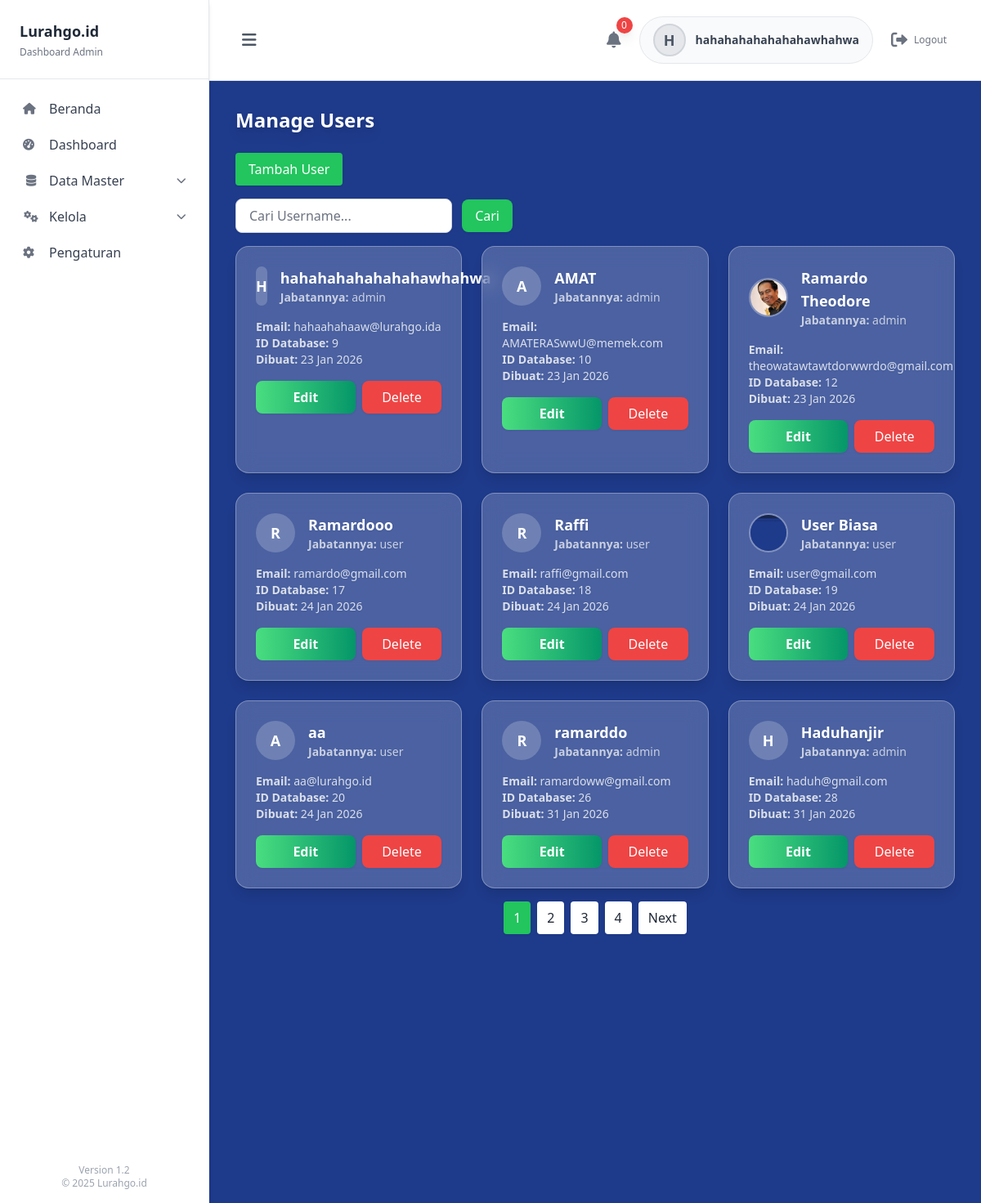
Page /pages/users/manage_users.php (signed in) on the committed database.
### tables this page shows
CREATE TABLE IF NOT EXISTS `users` (
  `id` int NOT NULL AUTO_INCREMENT,
  `username` varchar(50) NOT NULL,
  `email` varchar(100) NOT NULL,
  `password` varchar(255) NOT NULL,
  `role` enum('admin','ketua','user') DEFAULT 'user',
  `status` enum('aktif','tidak aktif') DEFAULT 'aktif',
  `created_at` timestamp NULL DEFAULT CURRENT_TIMESTAMP,
  `profile_photo` varchar(255) DEFAULT NULL,
  PRIMARY KEY (`id`),
  UNIQUE KEY `username` (`username`),
  UNIQUE KEY `email` (`email`)
);

### pages/users/manage_users.php (the view, shortened to what this page needs)
<?php
include '../../config/database.php';
include '../../layouts/admin/header.php';
include '../../layouts/admin/sidebar.php';
if ($_SESSION['role'] == 'admin') {
    $limit = 9;
    $page = isset($_GET['p']) ? (int)$_GET['p'] : 1;
    $offset = ($page - 1) * $limit;
    $search = isset($_GET['search']) ? $_GET['search'] : '';
    $where_clause = $search ? "WHERE username LIKE '%$search%'" : '';
    $total_users = mysqli_fetch_assoc(mysqli_query($conn, "SELECT COUNT(*) as total FROM users $where_clause"))['total'];
    $total_pages = max(1, ceil($total_users / $limit));
    $users = mysqli_query($conn, "SELECT * FROM users $where_clause LIMIT $limit OFFSET $offset");
?>
<div class="ml-64 min-h-screen bg-blue-900">
<div class="p-8">
<h1 class="text-2xl font-bold mb-6 text-white drop-shadow-lg">Manage Users</h1>
    <a href="/PROJECT/tambah_user" class="bg-green-500 text-white px-4 py-2 rounded hover:bg-green-600 mb-4 inline-block drop-shadow-sm">Tambah User</a>
    <form method="GET" class="mb-4">
        <input type="text" name="search" value="<?php echo htmlspecialchars($search); ?>" placeholder="Cari Username..." class="px-4 py-2 bg-white border border-gray-300 rounded-lg text-gray-800 placeholder-gray-500 focus:outline-none focus:ring-2 focus:ring-blue-500 drop-shadow-sm">
        <button type="submit" class="ml-2 px-4 py-2 bg-green-500 text-white rounded-lg hover:bg-green-600 drop-shadow-sm">Cari</button>
    </form>
    <div class="grid grid-cols-1 md:grid-cols-2 lg:grid-cols-3 gap-6">
        <?php while ($user = mysqli_fetch_assoc($users)) { ?>
        <div class="bg-white/20 backdrop-blur-md rounded-2xl shadow-lg p-6 border border-white/30 hover:shadow-2xl hover:bg-white/30 transition-all duration-300">
            <div class="flex items-center mb-4">
                <?php if ($user['profile_photo']): ?>
                    <img src="../../<?php echo $user['profile_photo']; ?>" alt="Profile" class="w-12 h-12 rounded-full object-cover border-2 border-white/30">
                <?php else: ?>
                    <div class="w-12 h-12 rounded-full bg-white/20 flex items-center justify-center text-white font-bold text-lg">
                        <?php echo strtoupper(substr($user['username'], 0, 1)); ?>
                    </div>
                <?php endif; ?>
                <div class="ml-4">
                    <h3 class="text-lg font-semibold text-white drop-shadow-sm"><?php echo $user['username']; ?></h3>
                    <p class="text-sm text-white/70 drop-shadow-sm"><strong>Jabatannya: </strong><?php echo $user['role']; ?></p>
                </div>
            </div>
            <div class="mb-4">
                <p class="text-sm text-white/80 drop-shadow-sm"><strong>Email:</strong> <?php echo $user['email']; ?></p>
                <p class="text-sm text-white/80 drop-shadow-sm"><strong>ID Database:</strong> <?php echo $user['id']; ?></p>
                <p class="text-sm text-white/80 drop-shadow-sm"><strong>Dibuat:</strong> <?php echo isset($user['created_at']) ? date('d M Y', strtotime($user['created_at'])) : 'N/A'; ?></p>
            </div>
            <div class="flex gap-2">
                <a href="/PROJECT/edit_user?id=<?php echo $user['id']; ?>" class="flex-1 py-2 px-3 rounded-lg font-semibold text-white bg-gradient-to-r from-green-400 to-emerald-600 hover:scale-105 transition-all duration-300 drop-shadow-sm text-center">Edit</a>
                <form method="POST" class="flex-1">
                    <button type="submit" name="delete_user" class="w-full bg-red-500 text-white py-2 rounded-lg hover:bg-red-600 transition duration-200 drop-shadow-sm" onclick="return confirm('Apakah anda yakin untuk menghapus?')">Delete</button>
                </form>
            </div>
        </div>
        <?php } ?>
    </div>
    <div class="mt-4 flex justify-center">
        <?php if ($total_pages > 0): ?>
            <div class="flex space-x-2">
                <?php for ($i = 1; $i <= $total_pages; $i++): ?>
                    <a href="/PROJECT/manage_users?p=<?= $i ?>" class="px-3 py-2 <?= $i == $page ? 'bg-green-500 text-white' : 'bg-white text-gray-800' ?> rounded hover:bg-gray-100 drop-shadow-sm"><?= $i ?></a>
                <?php endfor; ?>
                <?php if ($page < $total_pages): ?>
                    <a href="/PROJECT/manage_users?p=<?= $page + 1 ?>" class="px-3 py-2 bg-white text-gray-800 rounded hover:bg-gray-100 drop-shadow-sm">Next</a>
                <?php endif; ?>
            </div>
        <?php endif; ?>
    </div>
</div>
<?php
}
?>

### layouts/admin/header.php (shortened to what this page needs)
<?php
$user_id = $_SESSION['user_id'] ?? null;
$user = null;
if ($user_id) {
    $sql = "SELECT * FROM users WHERE id = ?";
    $stmt = mysqli_prepare($conn, $sql);
    mysqli_stmt_bind_param($stmt, "i", $user_id);
    mysqli_stmt_execute($stmt);
    $result = mysqli_stmt_get_result($stmt);
    $user = mysqli_fetch_assoc($result);
}
?>
<!DOCTYPE html>
<html>
<head>
<script src="https://cdn.tailwindcss.com"></script>
<link rel="stylesheet" href="https://cdnjs.cloudflare.com/ajax/libs/font-awesome/6.0.0-beta3/css/all.min.css">
</head>
<body class="bg-gray-100 min-h-screen flex flex-col">
<header class="bg-white shadow-sm border-b border-gray-200 ml-64 transition-all duration-300" id="mainHeader">
    <div class="flex justify-between items-center px-8 py-5">
        <div class="flex items-center">
            <button onclick="toggleSidebar()" class="text-gray-600 hover:text-gray-900 mr-4 transition-colors duration-200 p-2 rounded-lg hover:bg-gray-100" id="hamburgerBtn">
                <i class="fas fa-bars text-xl"></i>
            </button>
        </div>
        <div class="flex items-center space-x-3">
            <div class="relative">
                <button id="notifBtnAdmin" class="relative p-2.5 text-gray-500 hover:text-gray-900 rounded-full hover:bg-gray-100 transition-all duration-200" onclick="toggleNotificationsAdmin()">
                    <i class="fas fa-bell text-xl relative z-10"></i>
                    <span id="notifBadgeAdmin" class="absolute -top-1 -right-1 bg-red-500 text-white text-xs rounded-full w-5 h-5 flex items-center justify-center text-[10px] shadow-lg min-w-[20px]">0</span>
                </button>
            </div>
            <div class="flex items-center space-x-3 bg-gray-50 rounded-full px-4 py-2 border border-gray-200">
                <?php if ($user && $user['profile_photo']): ?>
                    <img src="../../<?php echo $user['profile_photo']; ?>" alt="Profile" class="w-10 h-10 rounded-full object-cover border-2 border-gray-300">
                <?php else: ?>
                    <div class="w-10 h-10 rounded-full border-2 border-gray-300 bg-gray-200 flex items-center justify-center text-gray-600 font-bold text-lg">
                        <?= strtoupper(substr($_SESSION['username'] ?? 'U', 0, 1)); ?>
                    </div>
                <?php endif; ?>
                <span class="text-sm font-semibold text-gray-700">
                    <?= $_SESSION['username'] ?? 'User'; ?>
                </span>
            </div>
<a href="logout" class="flex items-center space-x-2 text-gray-500 hover:text-gray-900 transition-colors duration-200 p-2.5 rounded-full hover:bg-gray-100">
                <i class="fas fa-sign-out-alt text-xl"></i>
                <span class="text-xs font-medium hidden sm:inline">Logout</span>
            </a>
        </div>
    </div>
</header>

### layouts/admin/sidebar.php (shortened to what this page needs)
<div id="sidebar"
class="min-h-screen fixed top-0 left-0 z-50
bg-white text-gray-800 shadow-md border-r border-gray-200
transition-all duration-300 ease-in-out"
style="width:256px;">
    <div class="p-6 border-b border-gray-200">
        <div class="flex items-center justify-between gap-2">
<div class="text-lg font-semibold">
                <span id="sidebarTitle">Lurahgo.id</span>
            </div>
            <div class="flex gap-1">
                <button onclick="togglePosition()"
                class="text-gray-500 hover:text-gray-800 p-1 rounded-lg hover:bg-gray-100">
                </button>
                <button onclick="toggleSidebar()"
                class="text-gray-500 hover:text-gray-800 p-1 rounded-lg hover:bg-gray-100">
                </button>
            </div>
        </div>
        <div class="text-xs text-gray-500 mt-1" id="sidebarSubtitle">
            Dashboard Admin
        </div>
    </div>
    <ul class="mt-4 space-y-1 px-3" id="sidebarMenu">
        <li>
            <a href="/PROJECT/home"
            class="flex items-center gap-3 px-4 py-2 rounded-lg hover:bg-gray-100 transition">
                <i class="fas fa-home text-sm text-gray-500 w-5"></i>
                <span class="text-gray-700 sidebar-text">Beranda</span>
            </a>
        </li>
        <li>
            <a href="dashboard_admin"
            class="flex items-center gap-3 px-4 py-2 rounded-lg hover:bg-gray-100 transition">
                <i class="fas fa-tachometer-alt text-sm text-gray-500 w-5"></i>
                <span class="text-gray-700 sidebar-text">Dashboard</span>
            </a>
        </li>
        <?php if ($_SESSION['role'] == 'admin') { ?>
        <li>
            <button onclick="toggleMaster()"
            class="w-full flex items-center justify-between px-4 py-2 rounded-lg hover:bg-gray-100 transition">
                <div class="flex items-center gap-3">
                    <i class="fas fa-database text-sm text-gray-500 w-5"></i>
                    <span class="text-gray-700 sidebar-text">Data Master</span>
                </div>
                <i id="arrowMaster" class="fas fa-chevron-down text-xs text-gray-500 transition-transform"></i>
            </button>
        </li>
        <li>
            <button onclick="toggleKelola()"
            class="w-full flex items-center justify-between px-4 py-2 rounded-lg hover:bg-gray-100 transition">
                <div class="flex items-center gap-3">
                    <i class="fas fa-cogs text-sm text-gray-500 w-5"></i>
                    <span class="text-gray-700 sidebar-text">Kelola</span>
                </div>
                <i id="arrowKelola" class="fas fa-chevron-down text-xs text-gray-500 transition-transform"></i>
            </button>
            <li>
            <a href="settings"
            class="flex items-center gap-3 px-4 py-2 rounded-lg hover:bg-gray-100 transition">
                <i class="fas fa-cog text-sm text-gray-500 w-5"></i>
                <span class="text-gray-700 sidebar-text">Pengaturan</span>
            </a>
        </li>
        </li>
        <?php } ?>
    </ul>
    <div id="sidebarFooter"
    class="absolute bottom-4 left-4 right-4 text-center text-xs text-gray-400">
        <div>Version 1.2</div>
        <div>&copy; 2025 Lurahgo.id</div>
    </div>
</div>

### layouts/admin/header.php (style rules this page uses)
#mainContent, header.ml-64 { transition: margin-left 0.3s ease; }

### rows in the picture
users: username "H", username "hahahahahahahahawhahwa", role "admin", email "hahaahahaaw@lurahgo.ida", id "9", created_at "23 Jan 2026"
users: username "A", username "AMAT", role "admin", email "AMATERASwwU@memek.com", id "10", created_at "23 Jan 2026"
users: profile_photo (picture), username "Ramardo Theodore", role "admin", email "theowatawtawtdorwwrdo@gmail.com", id "12", created_at "23 Jan 2026"
users: username "R", username "Ramardooo", role "user", email "ramardo@gmail.com", id "17", created_at "24 Jan 2026"
users: username "R", username "Raffi", role "user", email "raffi@gmail.com", id "18", created_at "24 Jan 2026"
users: profile_photo (picture), username "User Biasa", role "user", email "user@gmail.com", id "19", created_at "24 Jan 2026"
users: username "A", username "aa", role "user", email "aa@lurahgo.id", id "20", created_at "24 Jan 2026"
users: username "R", username "ramarddo", role "admin", email "ramardoww@gmail.com", id "26", created_at "31 Jan 2026"
users: username "H", username "Haduhanjir", role "admin", email "haduh@gmail.com", id "28", created_at "31 Jan 2026"

### other values in the picture
substr($_SESSION['username'] ?? 'U', 0, 1) "H"
$_SESSION['username'] "hahahahahahahahawhahwa"
